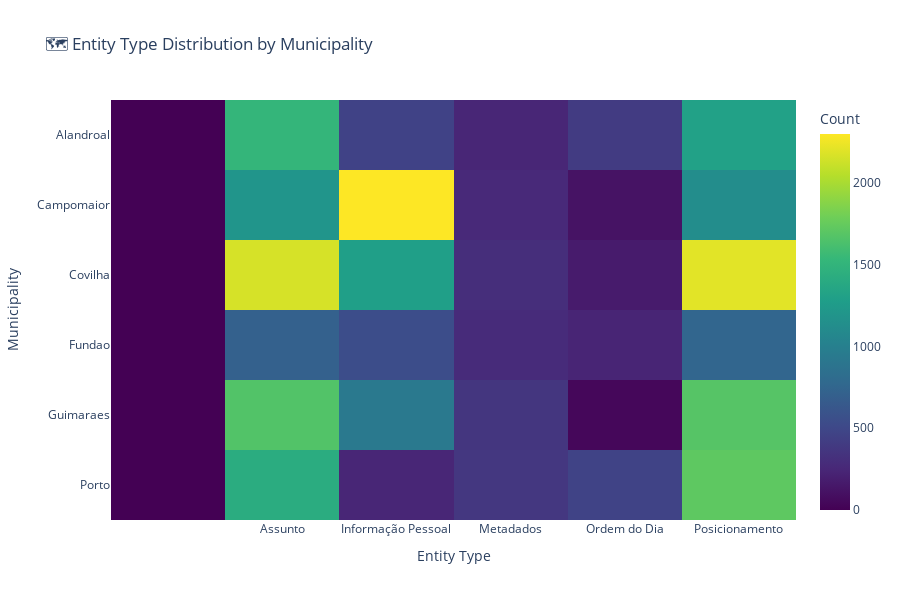
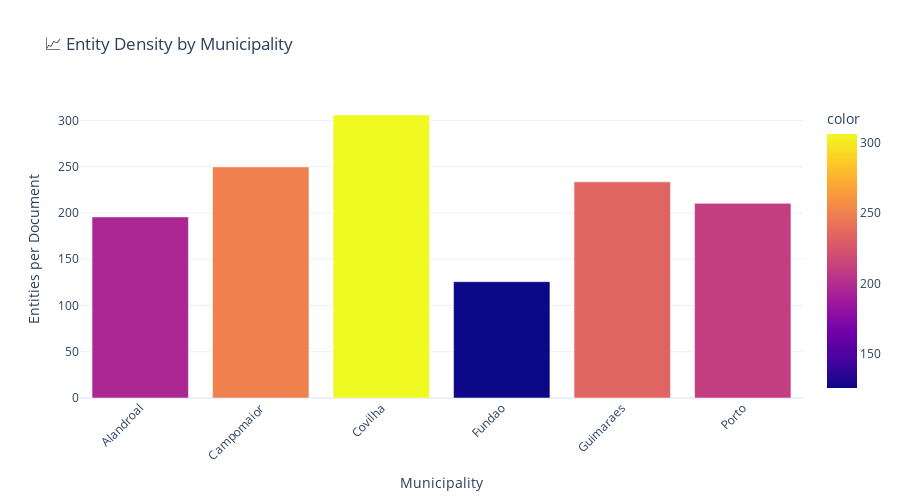

Here is the notebook cell these charts were saved with, in order:
### Code cell
# Cross-municipality entity analysis
if not entities_df.empty:
    # Entity distribution by municipality and type
    entity_muni_cross = pd.crosstab(entities_df['municipality'], entities_df['entity_label'])
    
    # Create heatmap
    fig_heatmap = px.imshow(
        entity_muni_cross.values,
        x=entity_muni_cross.columns,
        y=entity_muni_cross.index,
        title='🗺️ Entity Type Distribution by Municipality',
        labels={'x': 'Entity Type', 'y': 'Municipality', 'color': 'Count'},
        aspect='auto'
    )
    
    fig_heatmap.update_layout(height=600)
    fig_heatmap.show()
    
    # Entity density by municipality
    entity_density = entities_df.groupby('municipality').size() / documents_df.groupby('municipality').size()
    
    fig_density = px.bar(
        x=entity_density.index,
        y=entity_density.values,
        title='📈 Entity Density by Municipality',
        labels={'x': 'Municipality', 'y': 'Entities per Document'},
        color=entity_density.values,
        color_continuous_scale='plasma'
    )
    
    fig_density.update_layout(
        xaxis_tickangle=-45,
        height=500
    )
    
    fig_density.show()
    
    # Save figures
    fig_heatmap.write_html(FIGURES_DIR / 'entity_municipality_heatmap.html')
    fig_density.write_html(FIGURES_DIR / 'entity_density_by_municipality.html')
    
    print("💾 Cross-municipality analysis visualizations saved")

### Figure 1 — Plotly figure (JSON) as saved in the notebook; plotly's stock layout.template omitted (floating-point values rounded to 4 significant figures)
{"data": [{"coloraxis": "coloraxis", "hovertemplate": "Entity Type: %{x}<br>Municipality: %{y}<br>Count: %{z}<extra></extra>", "name": "0", "type": "heatmap", "x": ["", "Assunto", "Informação Pessoal", "Metadados", "Ordem do Dia", "Posicionamento"], "xaxis": "x", "y": ["Alandroal", "Campomaior", "Covilha", "Fundao", "Guimaraes", "Porto"], "yaxis": "y", "z": [[0, 1514, 458, 239, 399, 1306], [5, 1192, 2297, 264, 116, 1124], [0, 2159, 1289, 305, 168, 2201], [0, 704, 544, 281, 235, 752], [0, 1662, 928, 366, 39, 1679], [1, 1416, 244, 370, 463, 1715]]}], "layout": {"coloraxis": {"colorbar": {"title": {"text": "Count"}}, "colorscale": [[0, "#440154"], [0.1111, "#482878"], [0.2222, "#3e4989"], [0.3333, "#31688e"], [0.4444, "#26828e"], [0.5556, "#1f9e89"], [0.6667, "#35b779"], [0.7778, "#6ece58"], [0.8889, "#b5de2b"], [1, "#fde725"]]}, "height": 600, "title": {"text": "🗺️ Entity Type Distribution by Municipality"}, "xaxis": {"anchor": "y", "domain": [0, 1], "title": {"text": "Entity Type"}}, "yaxis": {"anchor": "x", "autorange": "reversed", "domain": [0, 1], "title": {"text": "Municipality"}}}}

### Figure 2 — Plotly figure (JSON) as saved in the notebook; plotly's stock layout.template omitted (floating-point values rounded to 4 significant figures)
{"data": [{"hovertemplate": "Municipality=%{x}<br>Entities per Document=%{y}<br>color=%{marker.color}<extra></extra>", "legendgroup": "", "marker": {"color": [195.8, 249.9, 306.1, 125.8, 233.7, 210.4], "coloraxis": "coloraxis", "pattern": {"shape": ""}}, "name": "", "orientation": "v", "showlegend": false, "textposition": "auto", "type": "bar", "x": ["Alandroal", "Campomaior", "Covilha", "Fundao", "Guimaraes", "Porto"], "xaxis": "x", "y": [195.8, 249.9, 306.1, 125.8, 233.7, 210.4], "yaxis": "y"}], "layout": {"barmode": "relative", "coloraxis": {"colorbar": {"title": {"text": "color"}}, "colorscale": [[0, "#0d0887"], [0.1111, "#46039f"], [0.2222, "#7201a8"], [0.3333, "#9c179e"], [0.4444, "#bd3786"], [0.5556, "#d8576b"], [0.6667, "#ed7953"], [0.7778, "#fb9f3a"], [0.8889, "#fdca26"], [1, "#f0f921"]]}, "height": 500, "legend": {"tracegroupgap": 0}, "title": {"text": "📈 Entity Density by Municipality"}, "xaxis": {"anchor": "y", "domain": [0, 1], "tickangle": -45, "title": {"text": "Municipality"}}, "yaxis": {"anchor": "x", "domain": [0, 1], "title": {"text": "Entities per Document"}}}}
